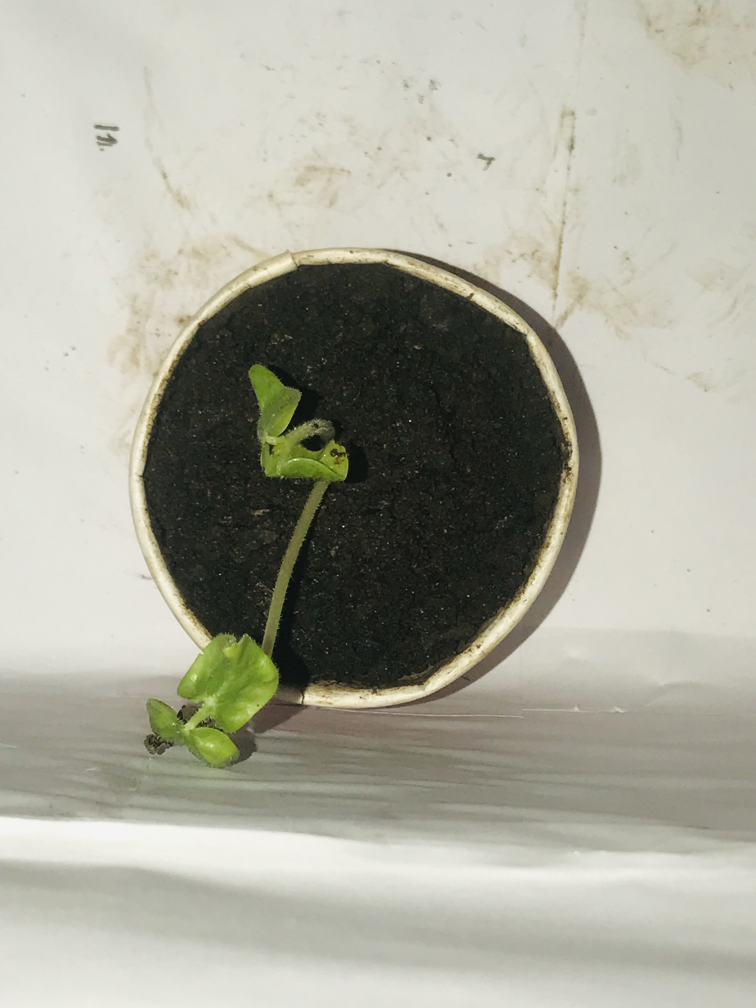
#> input picture Plant_Images/Day8_Evening/Health/Plant1_Day8_Evening_Top.jpg, 3024 x 4032 px, found by its file name (shown at 1/4 size)
$ jupyter execute 'Height_and_Area .ipynb'
#> lines starting #> are read from the running program, lines starting #| are printed output that depends on the picture; after the words box and inside, x2 and y2 are one past the last pixel; in counts of white or black regions, pixels touching at a corner belong together
[cell 1]
import cv2
import numpy as np
import matplotlib.pyplot as plt

def count_leaves(image_path, min_contour_area=100):
    # Load image
#> called with min_contour_area = 150
    image = cv2.imread(image_path)
#> image is the input picture: shape (4032, 3024, 3); mean B, G, R 155.2, 168.7, 168.9

    if image is None:
        print(f"Error: Could not load image from path: {image_path}")
        return

    image = cv2.resize(image, (600, 600))  # Resize for consistency
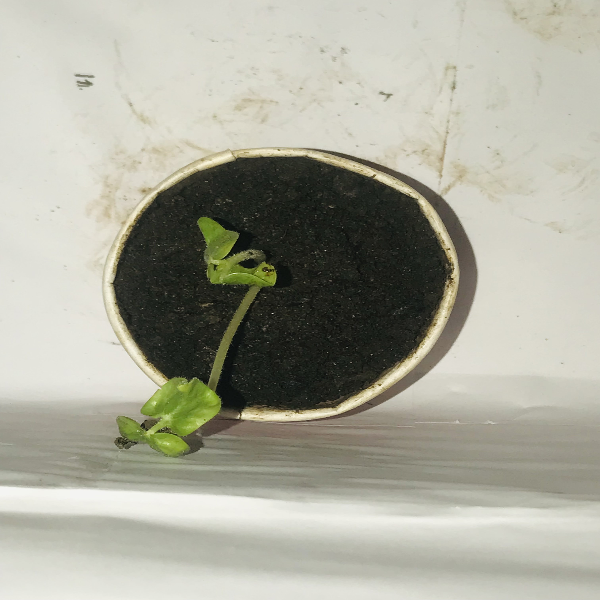
#> image: shape (600, 600, 3); mean B, G, R 155.1, 168.6, 168.8

    # Convert to HSV color space
    hsv = cv2.cvtColor(image, cv2.COLOR_BGR2HSV)
#> hsv: shape (600, 600, 3); mean H, S, V 31.1, 28.3, 170

    # Define refined green color range
    lower_green = np.array([20, 40, 40])
    upper_green = np.array([85, 255, 255])
    mask = cv2.inRange(hsv, lower_green, upper_green)
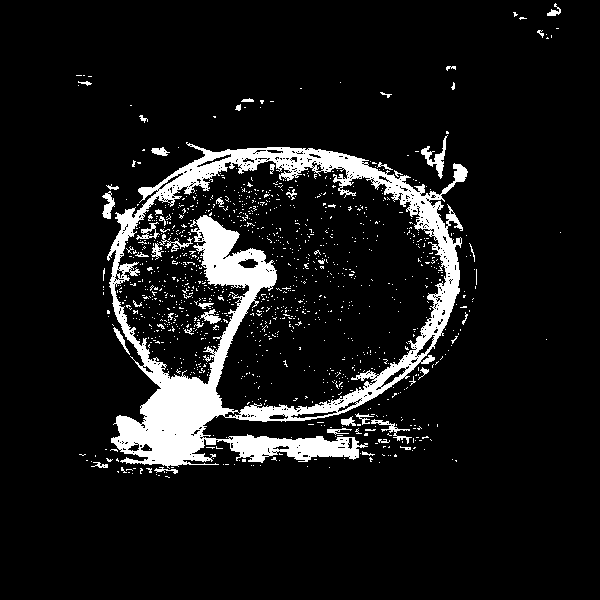
#> mask: shape (600, 600); 9.3% white; 1168 white regions (1123 under 20 px), largest, box (x1, y1, x2, y2) and area: (107, 142, 468, 469) 27562, (421, 135, 448, 179) 341, (371, 419, 412, 444) 212

    # Define kernel and apply erosion and closing
    kernel = np.ones((5, 5), np.uint8)
    mask = cv2.erode(mask, kernel, iterations=3)
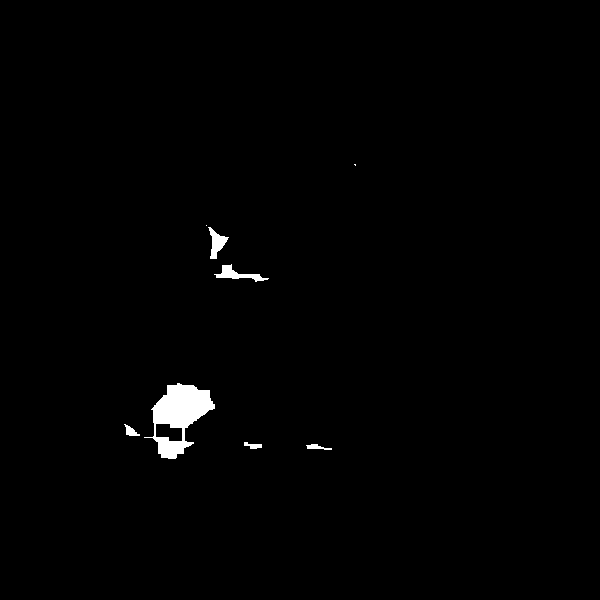
#> mask: shape (600, 600); 0.95% white; 8 white regions (2 under 20 px)
    mask = cv2.morphologyEx(mask, cv2.MORPH_CLOSE, kernel, iterations=3)

    # Find contours
    contours, _ = cv2.findContours(mask, cv2.RETR_EXTERNAL, cv2.CHAIN_APPROX_SIMPLE)
#> contours = 8 contours, 2 with area under 20; largest, box (x1, y1, x2, y2) and area: (144, 383, 215, 459) 2750, (214, 264, 269, 282) 275, (208, 227, 229, 259) 258, (124, 424, 140, 436) 74, (306, 444, 332, 450) 55, (244, 442, 262, 449) 52
    valid_contours = [cnt for cnt in contours if cv2.contourArea(cnt) > min_contour_area]
#> valid_contours = 3 contours; box (x1, y1, x2, y2) and area: (144, 383, 215, 459) 2750, (214, 264, 269, 282) 275, (208, 227, 229, 259) 258

    leaf_count = len(valid_contours)
#> leaf_count = 3

    # Draw contours
    annotated_image = image.copy()
    for cnt in valid_contours:
        x, y, w, h = cv2.boundingRect(cnt)
        cv2.rectangle(annotated_image, (x, y), (x + w, y + h), (0, 255, 0), 2)
#> this loop made 3 passes
#> (x, y, w, h) on passes 1 to 3: (144, 383, 71, 76), (214, 264, 55, 18), (208, 227, 21, 32)
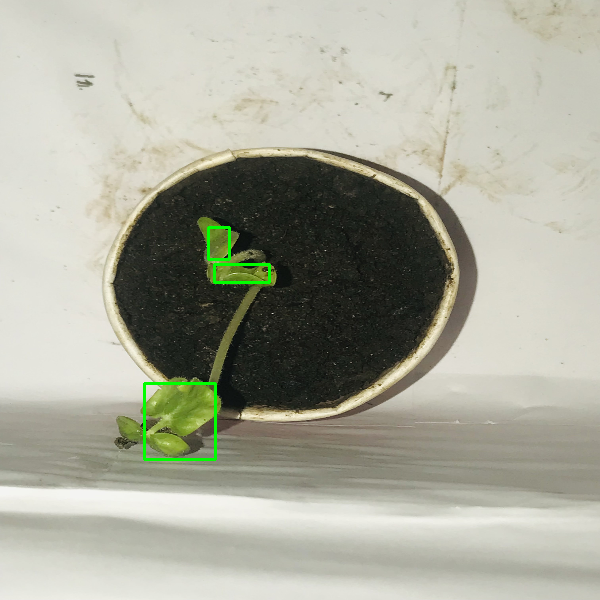
#> annotated_image: shape (600, 600, 3); 0.45% of pixels changed, all inside (x1, y1, x2, y2) = (143, 226, 271, 461)

    # Display leaf count
    cv2.putText(annotated_image, f'Leaves: {leaf_count}', (20, 50), cv2.FONT_HERSHEY_SIMPLEX, 1, (0, 0, 255), 2)
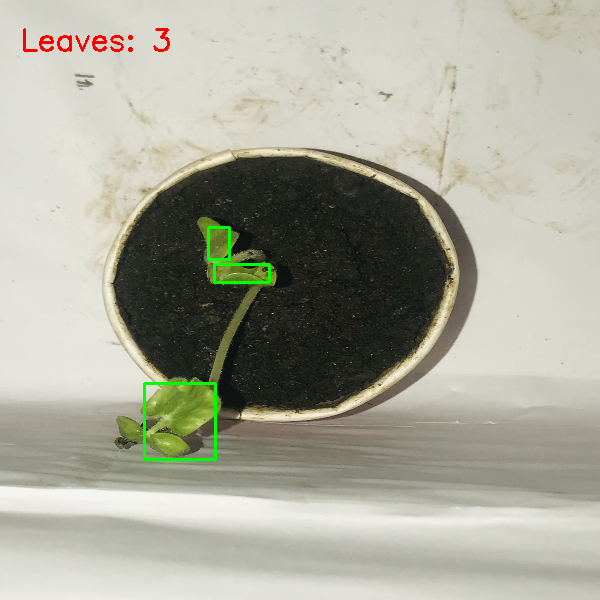
#> annotated_image: shape (600, 600, 3); 0.26% of pixels changed, all inside (x1, y1, x2, y2) = (23, 28, 170, 52)

    # Convert BGR to RGB for displaying with matplotlib
    annotated_rgb = cv2.cvtColor(annotated_image, cv2.COLOR_BGR2RGB)

    # Show images using matplotlib
    plt.figure(figsize=(12, 6))

    plt.subplot(1, 2, 1)
    plt.imshow(annotated_rgb)
    plt.title("Leaf Count")
    plt.axis("off")

    plt.subplot(1, 2, 2)
    plt.imshow(mask, cmap="gray")
    plt.title("Green Mask (After Processing)")
    plt.axis("off")

    plt.tight_layout()
    plt.show()

    print(f'Total Leaves Counted: {leaf_count}')
#| Total Leaves Counted: 3
    return leaf_count

# Set image path and parameters
image_path = r"C:\Users\MALINGA\Desktop\Images\Plant_Images\Day8_Evening\Health\Plant1_Day8_Evening_Top.jpg"
min_area = 150

count_leaves(image_path, min_contour_area=min_area)

$ run again, with Plant_Images/Day8_Evening/Health/Plant1_Day8_Evening_Side.jpg copied over Plant_Images/Day8_Evening/Health/Plant1_Day8_Evening_Top.jpg
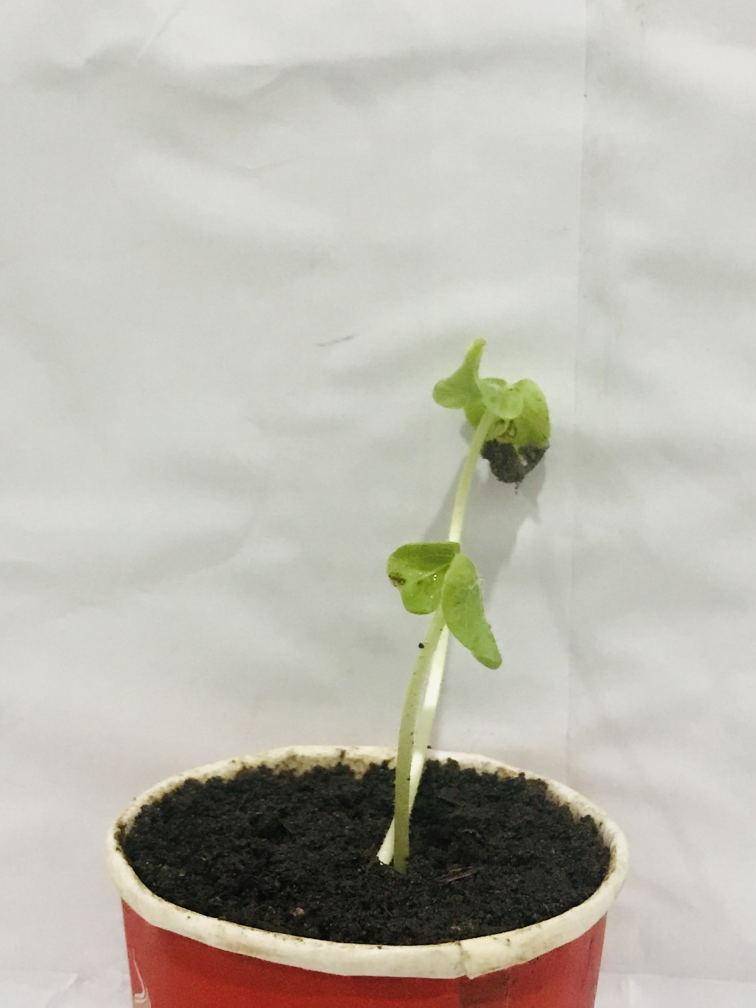
#> input picture Plant_Images/Day8_Evening/Health/Plant1_Day8_Evening_Side.jpg, 3024 x 4032 px, found by its file name (shown at 1/4 size)
#> in count_leaves, image is the input picture: shape (4032, 3024, 3); mean B, G, R 174, 184.2, 186.9
#> image: shape (600, 600, 3)
#> hsv: shape (600, 600, 3); mean H, S, V 29.7, 24.4, 188.1
#> in count_leaves, `mask = cv2.erode(mask, kernel, iterations=3)`:
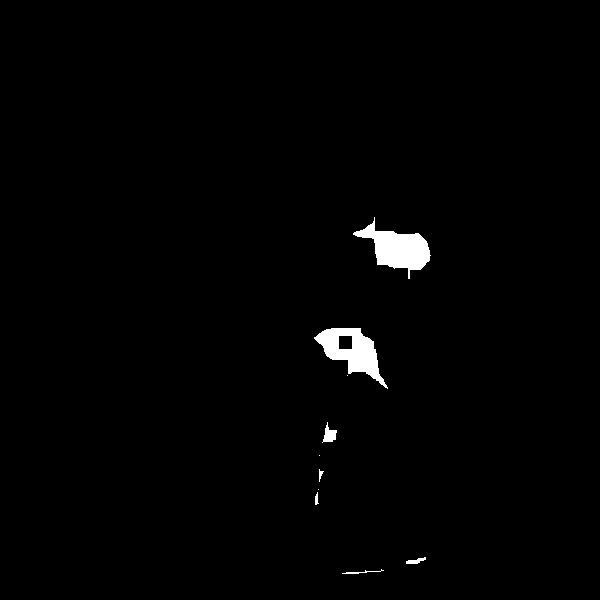
#> mask: shape (600, 600); 1.2% white; 10 white regions (3 under 20 px)
#> contours = 10 contours, 6 with area under 20; largest, box (x1, y1, x2, y2) and area: (314, 328, 388, 389) 1954, (353, 217, 431, 279) 1928, (322, 422, 337, 443) 128, (406, 557, 426, 564) 52
#> valid_contours = 2 contours; box (x1, y1, x2, y2) and area: (314, 328, 388, 389) 1954, (353, 217, 431, 279) 1928
#> leaf_count = 2
#> the loop in count_leaves, `for cnt in valid_contours:` made 2 passes
#> (x, y, w, h) on passes 1 to 2: (314, 328, 74, 61), (353, 217, 78, 62)
#> in count_leaves, `cv2.putText(annotated_image, f'Leaves: {leaf_count}', (20, 50), cv2.FO..`:
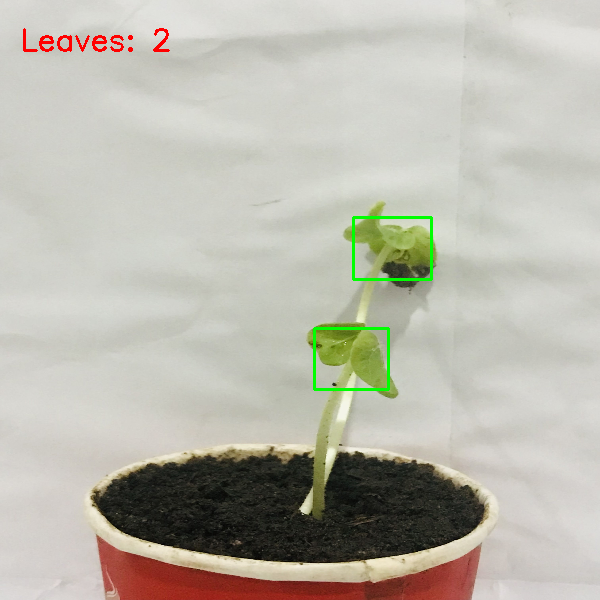
#> annotated_image: shape (600, 600, 3); mean B, G, R 172.8, 184, 186.3
#| Total Leaves Counted: 2
